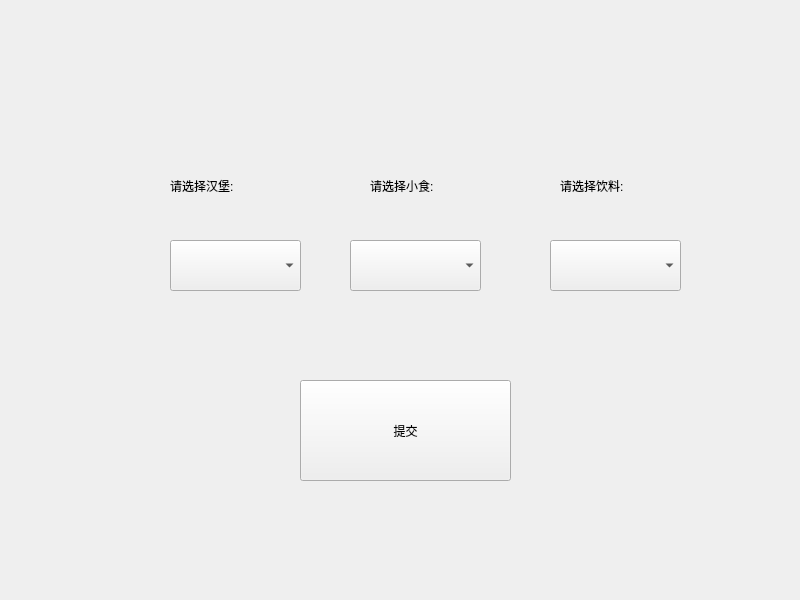
<?xml version="1.0" encoding="UTF-8"?>
<ui version="4.0">
 <class>Widget</class>
 <widget class="QWidget" name="Widget">
  <property name="geometry">
   <rect>
    <x>0</x>
    <y>0</y>
    <width>800</width>
    <height>600</height>
   </rect>
  </property>
  <property name="windowTitle">
   <string>Widget</string>
  </property>
  <widget class="QPushButton" name="pushButton">
   <property name="geometry">
    <rect>
     <x>300</x>
     <y>380</y>
     <width>211</width>
     <height>101</height>
    </rect>
   </property>
   <property name="text">
    <string>提交</string>
   </property>
  </widget>
  <widget class="QComboBox" name="comboBox">
   <property name="geometry">
    <rect>
     <x>170</x>
     <y>240</y>
     <width>131</width>
     <height>51</height>
    </rect>
   </property>
  </widget>
  <widget class="QComboBox" name="comboBox_2">
   <property name="geometry">
    <rect>
     <x>350</x>
     <y>240</y>
     <width>131</width>
     <height>51</height>
    </rect>
   </property>
  </widget>
  <widget class="QComboBox" name="comboBox_3">
   <property name="geometry">
    <rect>
     <x>550</x>
     <y>240</y>
     <width>131</width>
     <height>51</height>
    </rect>
   </property>
  </widget>
  <widget class="QLabel" name="label">
   <property name="geometry">
    <rect>
     <x>170</x>
     <y>160</y>
     <width>131</width>
     <height>51</height>
    </rect>
   </property>
   <property name="text">
    <string>请选择汉堡:</string>
   </property>
  </widget>
  <widget class="QLabel" name="label_2">
   <property name="geometry">
    <rect>
     <x>370</x>
     <y>160</y>
     <width>131</width>
     <height>51</height>
    </rect>
   </property>
   <property name="text">
    <string>请选择小食:</string>
   </property>
  </widget>
  <widget class="QLabel" name="label_3">
   <property name="geometry">
    <rect>
     <x>560</x>
     <y>160</y>
     <width>131</width>
     <height>51</height>
    </rect>
   </property>
   <property name="text">
    <string>请选择饮料:</string>
   </property>
  </widget>
 </widget>
 <resources/>
 <connections/>
</ui>
